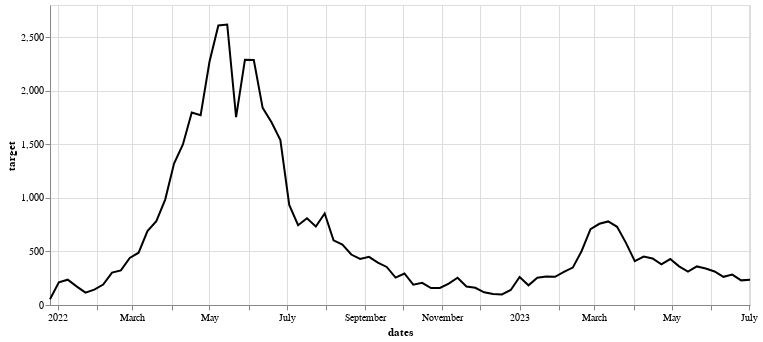

Write notebook code for a chart like this one.
### Code cell
alt.Chart(df_e).mark_line().encode(
    x='dates:T',
    y='target:Q',
    color=alt.value('black'),
    #tooltip = alt.value('Data: ') + 'target:Q'
)

### Figure 1 — Vega-Lite specification as saved in the notebook (floating-point values rounded to 4 significant figures)
{"config": {"view": {"continuousWidth": 300, "continuousHeight": 300}}, "data": {"name": "data-b40a1c7709b089215ee40ee14eba6338"}, "mark": {"type": "line"}, "encoding": {"color": {"value": "black"}, "x": {"field": "dates", "type": "temporal"}, "y": {"field": "target", "type": "quantitative"}}, "height": 300, "width": 700, "$schema": "https://vega.github.io/schema/vega-lite/v5.8.0.json", "datasets": {"data-b40a1c7709b089215ee40ee14eba6338": [{"dates": "2021-12-26T00:00:00", "target": 54.0, "preds": 224.0, "lb": 0.0, "ub": 657.2, "target_nn": 54.0, "preds_nn": 273.0, "lb_nn": 119.7, "ub_nn": 455.1, "target_cluster": 54.0, "preds_cluster": 174.7, "lb_cluster": 0.0, "ub_cluster": 483.7, "target_nn_cluster": 54.0, "preds_nn_cluster": 212.8, "lb_nn_cluster": 64.83, "ub_nn_cluster": 331.9}, {"dates": "2022-01-02T00:00:00", "target": 212.0, "preds": 311.1, "lb": 0.0, "ub": 926.3, "target_nn": 212.0, "preds_nn": 388.2, "lb_nn": 211.4, "ub_nn": 684.2, "target_cluster": 212.0, "preds_cluster": 484.2, "lb_cluster": 56.64, "ub_cluster": 911.8, "target_nn_cluster": 212.0, "preds_nn_cluster": 232.7, "lb_nn_cluster": 43.72, "ub_nn_cluster": 365.5}, {"dates": "2022-01-09T00:00:00", "target": 236.0, "preds": 989.6, "lb": 0.0, "ub": 2140.0, "target_nn": 236.0, "preds_nn": 591.6, "lb_nn": 269.0, "ub_nn": 959.5, "target_cluster": 236.0, "preds_cluster": 711.3, "lb_cluster": 334.4, "ub_cluster": 1088.0, "target_nn_cluster": 236.0, "preds_nn_cluster": 270.1, "lb_nn_cluster": 90.2, "ub_nn_cluster": 404.4}, {"dates": "2022-01-16T00:00:00", "target": 174.0, "preds": 1551.0, "lb": 104.7, "ub": 2996.0, "target_nn": 174.0, "preds_nn": 409.7, "lb_nn": 214.7, "ub_nn": 694.7, "target_cluster": 174.0, "preds_cluster": 574.1, "lb_cluster": 206.4, "ub_cluster": 941.9, "target_nn_cluster": 174.0, "preds_nn_cluster": 270.5, "lb_nn_cluster": 97.82, "ub_nn_cluster": 384.2}, {"dates": "2022-01-23T00:00:00", "target": 115.0, "preds": 368.9, "lb": 0.0, "ub": 2020.0, "target_nn": 115.0, "preds_nn": 307.9, "lb_nn": 156.8, "ub_nn": 486.8, "target_cluster": 115.0, "preds_cluster": 374.8, "lb_cluster": 0.0, "ub_cluster": 859.0, "target_nn_cluster": 115.0, "preds_nn_cluster": 252.7, "lb_nn_cluster": 122.0, "ub_nn_cluster": 394.7}, {"dates": "2022-01-30T00:00:00", "target": 144.0, "preds": 286.0, "lb": 0.0, "ub": 1978.0, "target_nn": 144.0, "preds_nn": 257.9, "lb_nn": 110.2, "ub_nn": 410.5, "target_cluster": 144.0, "preds_cluster": 242.6, "lb_cluster": 0.0, "ub_cluster": 941.0, "target_nn_cluster": 144.0, "preds_nn_cluster": 260.4, "lb_nn_cluster": 115.4, "ub_nn_cluster": 359.4}, {"dates": "2022-02-06T00:00:00", "target": 191.0, "preds": 1039.0, "lb": 0.0, "ub": 3066.0, "target_nn": 191.0, "preds_nn": 275.0, "lb_nn": 146.7, "ub_nn": 409.3, "target_cluster": 191.0, "preds_cluster": 357.3, "lb_cluster": 0.0, "ub_cluster": 1480.0, "target_nn_cluster": 191.0, "preds_nn_cluster": 314.8, "lb_nn_cluster": 111.6, "ub_nn_cluster": 550.0}, {"dates": "2022-02-13T00:00:00", "target": 302.0, "preds": 690.0, "lb": 0.0, "ub": 2315.0, "target_nn": 302.0, "preds_nn": 253.6, "lb_nn": 120.9, "ub_nn": 401.7, "target_cluster": 302.0, "preds_cluster": 710.4, "lb_cluster": 0.0, "ub_cluster": 1970.0, "target_nn_cluster": 302.0, "preds_nn_cluster": 347.3, "lb_nn_cluster": 174.6, "ub_nn_cluster": 521.8}, {"dates": "2022-02-20T00:00:00", "target": 323.0, "preds": 188.6, "lb": 0.0, "ub": 1767.0, "target_nn": 323.0, "preds_nn": 230.8, "lb_nn": 106.6, "ub_nn": 399.6, "target_cluster": 323.0, "preds_cluster": 225.4, "lb_cluster": 0.0, "ub_cluster": 1497.0, "target_nn_cluster": 323.0, "preds_nn_cluster": 302.6, "lb_nn_cluster": 135.8, "ub_nn_cluster": 429.2}, {"dates": "2022-02-27T00:00:00", "target": 439.0, "preds": 161.9, "lb": 0.0, "ub": 1571.0, "target_nn": 439.0, "preds_nn": 239.4, "lb_nn": 85.71, "ub_nn": 371.4, "target_cluster": 439.0, "preds_cluster": 190.4, "lb_cluster": 0.0, "ub_cluster": 1206.0, "target_nn_cluster": 439.0, "preds_nn_cluster": 301.4, "lb_nn_cluster": 180.3, "ub_nn_cluster": 481.1}, {"dates": "2022-03-06T00:00:00", "target": 488.0, "preds": 200.1, "lb": 0.0, "ub": 1337.0, "target_nn": 488.0, "preds_nn": 294.0, "lb_nn": 141.5, "ub_nn": 465.8, "target_cluster": 488.0, "preds_cluster": 176.1, "lb_cluster": 0.0, "ub_cluster": 1108.0, "target_nn_cluster": 488.0, "preds_nn_cluster": 296.9, "lb_nn_cluster": 132.6, "ub_nn_cluster": 438.5}, {"dates": "2022-03-13T00:00:00", "target": 690.0, "preds": 215.0, "lb": 0.0, "ub": 1515.0, "target_nn": 690.0, "preds_nn": 391.4, "lb_nn": 224.4, "ub_nn": 736.2, "target_cluster": 690.0, "preds_cluster": 179.4, "lb_cluster": 0.0, "ub_cluster": 1117.0, "target_nn_cluster": 690.0, "preds_nn_cluster": 292.6, "lb_nn_cluster": 143.2, "ub_nn_cluster": 475.4}, {"dates": "2022-03-20T00:00:00", "target": 783.0, "preds": 518.9, "lb": 0.0, "ub": 1792.0, "target_nn": 783.0, "preds_nn": 450.0, "lb_nn": 258.6, "ub_nn": 803.1, "target_cluster": 783.0, "preds_cluster": 490.6, "lb_cluster": 0.0, "ub_cluster": 1543.0, "target_nn_cluster": 783.0, "preds_nn_cluster": 388.3, "lb_nn_cluster": 240.8, "ub_nn_cluster": 597.7}, {"dates": "2022-03-27T00:00:00", "target": 984.0, "preds": 742.3, "lb": 0.0, "ub": 1816.0, "target_nn": 984.0, "preds_nn": 560.2, "lb_nn": 276.7, "ub_nn": 1083.0, "target_cluster": 984.0, "preds_cluster": 637.5, "lb_cluster": 0.0, "ub_cluster": 1567.0, "target_nn_cluster": 984.0, "preds_nn_cluster": 390.2, "lb_nn_cluster": 214.4, "ub_nn_cluster": 578.5}, {"dates": "2022-04-03T00:00:00", "target": 1320.0, "preds": 801.3, "lb": 483.2, "ub": 1119.0, "target_nn": 1320.0, "preds_nn": 580.2, "lb_nn": 303.1, "ub_nn": 1257.0, "target_cluster": 1320.0, "preds_cluster": 634.6, "lb_cluster": 0.0, "ub_cluster": 1600.0, "target_nn_cluster": 1320.0, "preds_nn_cluster": 391.8, "lb_nn_cluster": 203.0, "ub_nn_cluster": 606.0}, {"dates": "2022-04-10T00:00:00", "target": 1499.0, "preds": 860.5, "lb": 641.1, "ub": 1080.0, "target_nn": 1499.0, "preds_nn": 778.9, "lb_nn": 457.7, "ub_nn": 1218.0, "target_cluster": 1499.0, "preds_cluster": 856.7, "lb_cluster": 0.0, "ub_cluster": 1889.0, "target_nn_cluster": 1499.0, "preds_nn_cluster": 397.2, "lb_nn_cluster": 165.2, "ub_nn_cluster": 597.0}, {"dates": "2022-04-17T00:00:00", "target": 1797.0, "preds": 1214.0, "lb": 889.1, "ub": 1539.0, "target_nn": 1797.0, "preds_nn": 797.5, "lb_nn": 496.9, "ub_nn": 1558.0, "target_cluster": 1797.0, "preds_cluster": 927.1, "lb_cluster": 0.0, "ub_cluster": 1918.0, "target_nn_cluster": 1797.0, "preds_nn_cluster": 460.5, "lb_nn_cluster": 271.4, "ub_nn_cluster": 786.6}, {"dates": "2022-04-24T00:00:00", "target": 1771.0, "preds": 1763.0, "lb": 1279.0, "ub": 2247.0, "target_nn": 1771.0, "preds_nn": 1126.0, "lb_nn": 501.9, "ub_nn": 2067.0, "target_cluster": 1771.0, "preds_cluster": 1571.0, "lb_cluster": 479.0, "ub_cluster": 2664.0, "target_nn_cluster": 1771.0, "preds_nn_cluster": 591.1, "lb_nn_cluster": 298.6, "ub_nn_cluster": 953.4}, {"dates": "2022-05-01T00:00:00", "target": 2270.0, "preds": 2950.0, "lb": 2573.0, "ub": 3326.0, "target_nn": 2270.0, "preds_nn": 1524.0, "lb_nn": 654.3, "ub_nn": 2304.0, "target_cluster": 2270.0, "preds_cluster": 1819.0, "lb_cluster": 818.9, "ub_cluster": 2818.0, "target_nn_cluster": 2270.0, "preds_nn_cluster": 780.0, "lb_nn_cluster": 459.6, "ub_nn_cluster": 1185.0}, {"dates": "2022-05-08T00:00:00", "target": 2609.0, "preds": 3144.0, "lb": 2693.0, "ub": 3594.0, "target_nn": 2609.0, "preds_nn": 1773.0, "lb_nn": 964.8, "ub_nn": 2521.0, "target_cluster": 2609.0, "preds_cluster": 2309.0, "lb_cluster": 1388.0, "ub_cluster": 3231.0, "target_nn_cluster": 2609.0, "preds_nn_cluster": 924.6, "lb_nn_cluster": 563.7, "ub_nn_cluster": 1704.0}, {"dates": "2022-05-15T00:00:00", "target": 2618.0, "preds": 2889.0, "lb": 2380.0, "ub": 3399.0, "target_nn": 2618.0, "preds_nn": 1898.0, "lb_nn": 910.8, "ub_nn": 2943.0, "target_cluster": 2618.0, "preds_cluster": 2066.0, "lb_cluster": 1114.0, "ub_cluster": 3019.0, "target_nn_cluster": 2618.0, "preds_nn_cluster": 1272.0, "lb_nn_cluster": 679.0, "ub_nn_cluster": 2075.0}, {"dates": "2022-05-22T00:00:00", "target": 1753.0, "preds": 2865.0, "lb": 2196.0, "ub": 3534.0, "target_nn": 1753.0, "preds_nn": 2065.0, "lb_nn": 1253.0, "ub_nn": 2875.0, "target_cluster": 1753.0, "preds_cluster": 2373.0, "lb_cluster": 1351.0, "ub_cluster": 3395.0, "target_nn_cluster": 1753.0, "preds_nn_cluster": 1509.0, "lb_nn_cluster": 783.8, "ub_nn_cluster": 2511.0}, {"dates": "2022-05-29T00:00:00", "target": 2289.0, "preds": 1931.0, "lb": 1053.0, "ub": 2810.0, "target_nn": 2289.0, "preds_nn": 2138.0, "lb_nn": 1258.0, "ub_nn": 2872.0, "target_cluster": 2289.0, "preds_cluster": 1960.0, "lb_cluster": 955.8, "ub_cluster": 2965.0, "target_nn_cluster": 2289.0, "preds_nn_cluster": 1727.0, "lb_nn_cluster": 878.3, "ub_nn_cluster": 2605.0}, {"dates": "2022-06-05T00:00:00", "target": 2286.0, "preds": 2259.0, "lb": 978.2, "ub": 3540.0, "target_nn": 2286.0, "preds_nn": 2243.0, "lb_nn": 1278.0, "ub_nn": 3108.0, "target_cluster": 2286.0, "preds_cluster": 1589.0, "lb_cluster": 629.0, "ub_cluster": 2549.0, "target_nn_cluster": 2286.0, "preds_nn_cluster": 1863.0, "lb_nn_cluster": 968.3, "ub_nn_cluster": 2907.0}, {"dates": "2022-06-12T00:00:00", "target": 1840.0, "preds": 2146.0, "lb": 642.4, "ub": 3649.0, "target_nn": 1840.0, "preds_nn": 2162.0, "lb_nn": 1408.0, "ub_nn": 2992.0, "target_cluster": 1840.0, "preds_cluster": 2017.0, "lb_cluster": 954.7, "ub_cluster": 3079.0, "target_nn_cluster": 1840.0, "preds_nn_cluster": 2066.0, "lb_nn_cluster": 1163.0, "ub_nn_cluster": 3034.0}, {"dates": "2022-06-19T00:00:00", "target": 1705.0, "preds": 1983.0, "lb": 258.8, "ub": 3707.0, "target_nn": 1705.0, "preds_nn": 1859.0, "lb_nn": 1099.0, "ub_nn": 2838.0, "target_cluster": 1705.0, "preds_cluster": 1821.0, "lb_cluster": 726.4, "ub_cluster": 2915.0, "target_nn_cluster": 1705.0, "preds_nn_cluster": 1474.0, "lb_nn_cluster": 937.7, "ub_nn_cluster": 2137.0}, {"dates": "2022-06-26T00:00:00", "target": 1539.0, "preds": 1013.0, "lb": 0.0, "ub": 3957.0, "target_nn": 1539.0, "preds_nn": 1839.0, "lb_nn": 1074.0, "ub_nn": 2716.0, "target_cluster": 1539.0, "preds_cluster": 1005.0, "lb_cluster": 0.0, "ub_cluster": 2267.0, "target_nn_cluster": 1539.0, "preds_nn_cluster": 1181.0, "lb_nn_cluster": 652.1, "ub_nn_cluster": 1809.0}, {"dates": "2022-07-03T00:00:00", "target": 934.0, "preds": 1538.0, "lb": 0.0, "ub": 4938.0, "target_nn": 934.0, "preds_nn": 1996.0, "lb_nn": 1145.0, "ub_nn": 2711.0, "target_cluster": 934.0, "preds_cluster": 1208.0, "lb_cluster": 0.0, "ub_cluster": 2553.0, "target_nn_cluster": 934.0, "preds_nn_cluster": 1091.0, "lb_nn_cluster": 706.5, "ub_nn_cluster": 1957.0}, {"dates": "2022-07-10T00:00:00", "target": 745.0, "preds": 1514.0, "lb": 0.0, "ub": 5244.0, "target_nn": 745.0, "preds_nn": 1678.0, "lb_nn": 946.4, "ub_nn": 2446.0, "target_cluster": 745.0, "preds_cluster": 1504.0, "lb_cluster": 101.5, "ub_cluster": 2907.0, "target_nn_cluster": 745.0, "preds_nn_cluster": 857.1, "lb_nn_cluster": 537.7, "ub_nn_cluster": 1405.0}, {"dates": "2022-07-17T00:00:00", "target": 809.0, "preds": 916.3, "lb": 0.0, "ub": 4289.0, "target_nn": 809.0, "preds_nn": 1492.0, "lb_nn": 766.2, "ub_nn": 2214.0, "target_cluster": 809.0, "preds_cluster": 948.9, "lb_cluster": 0.0, "ub_cluster": 2326.0, "target_nn_cluster": 809.0, "preds_nn_cluster": 788.6, "lb_nn_cluster": 549.7, "ub_nn_cluster": 1280.0}, {"dates": "2022-07-24T00:00:00", "target": 733.0, "preds": 836.8, "lb": 0.0, "ub": 4212.0, "target_nn": 733.0, "preds_nn": 1156.0, "lb_nn": 632.1, "ub_nn": 1905.0, "target_cluster": 733.0, "preds_cluster": 1038.0, "lb_cluster": 0.0, "ub_cluster": 2554.0, "target_nn_cluster": 733.0, "preds_nn_cluster": 672.4, "lb_nn_cluster": 451.9, "ub_nn_cluster": 1136.0}, {"dates": "2022-07-31T00:00:00", "target": 854.0, "preds": 865.2, "lb": 0.0, "ub": 3668.0, "target_nn": 854.0, "preds_nn": 587.4, "lb_nn": 415.1, "ub_nn": 876.5, "target_cluster": 854.0, "preds_cluster": 946.4, "lb_cluster": 0.0, "ub_cluster": 2447.0, "target_nn_cluster": 854.0, "preds_nn_cluster": 498.4, "lb_nn_cluster": 321.7, "ub_nn_cluster": 696.4}, {"dates": "2022-08-07T00:00:00", "target": 604.0, "preds": 473.2, "lb": 0.0, "ub": 2280.0, "target_nn": 604.0, "preds_nn": 467.6, "lb_nn": 286.5, "ub_nn": 663.1, "target_cluster": 604.0, "preds_cluster": 633.1, "lb_cluster": 0.0, "ub_cluster": 1983.0, "target_nn_cluster": 604.0, "preds_nn_cluster": 420.9, "lb_nn_cluster": 277.3, "ub_nn_cluster": 600.2}, {"dates": "2022-08-14T00:00:00", "target": 563.0, "preds": 524.2, "lb": 0.0, "ub": 2385.0, "target_nn": 563.0, "preds_nn": 415.5, "lb_nn": 255.1, "ub_nn": 671.3, "target_cluster": 563.0, "preds_cluster": 626.9, "lb_cluster": 0.0, "ub_cluster": 2103.0, "target_nn_cluster": 563.0, "preds_nn_cluster": 347.5, "lb_nn_cluster": 223.1, "ub_nn_cluster": 487.4}, {"dates": "2022-08-21T00:00:00", "target": 471.0, "preds": 572.0, "lb": 0.0, "ub": 2170.0, "target_nn": 471.0, "preds_nn": 346.1, "lb_nn": 219.4, "ub_nn": 568.0, "target_cluster": 471.0, "preds_cluster": 544.3, "lb_cluster": 0.0, "ub_cluster": 1762.0, "target_nn_cluster": 471.0, "preds_nn_cluster": 311.5, "lb_nn_cluster": 164.9, "ub_nn_cluster": 454.4}, {"dates": "2022-08-28T00:00:00", "target": 430.0, "preds": 669.0, "lb": 0.0, "ub": 2070.0, "target_nn": 430.0, "preds_nn": 463.6, "lb_nn": 283.4, "ub_nn": 978.4, "target_cluster": 430.0, "preds_cluster": 332.3, "lb_cluster": 0.0, "ub_cluster": 1476.0, "target_nn_cluster": 430.0, "preds_nn_cluster": 350.4, "lb_nn_cluster": 173.7, "ub_nn_cluster": 482.7}, {"dates": "2022-09-04T00:00:00", "target": 449.0, "preds": 1362.0, "lb": 0.0, "ub": 3369.0, "target_nn": 449.0, "preds_nn": 373.7, "lb_nn": 202.1, "ub_nn": 596.2, "target_cluster": 449.0, "preds_cluster": 593.2, "lb_cluster": 0.0, "ub_cluster": 1746.0, "target_nn_cluster": 449.0, "preds_nn_cluster": 299.7, "lb_nn_cluster": 128.1, "ub_nn_cluster": 417.4}, {"dates": "2022-09-11T00:00:00", "target": 395.0, "preds": 776.3, "lb": 0.0, "ub": 2597.0, "target_nn": 395.0, "preds_nn": 313.0, "lb_nn": 138.9, "ub_nn": 454.4, "target_cluster": 395.0, "preds_cluster": 752.5, "lb_cluster": 0.0, "ub_cluster": 1712.0, "target_nn_cluster": 395.0, "preds_nn_cluster": 306.1, "lb_nn_cluster": 142.0, "ub_nn_cluster": 444.5}, {"dates": "2022-09-18T00:00:00", "target": 355.0, "preds": 325.5, "lb": 0.0, "ub": 2030.0, "target_nn": 355.0, "preds_nn": 255.9, "lb_nn": 100.4, "ub_nn": 394.8, "target_cluster": 355.0, "preds_cluster": 508.4, "lb_cluster": 0.0, "ub_cluster": 1584.0, "target_nn_cluster": 355.0, "preds_nn_cluster": 275.2, "lb_nn_cluster": 112.5, "ub_nn_cluster": 400.7}, {"dates": "2022-09-25T00:00:00", "target": 256.0, "preds": 350.7, "lb": 0.0, "ub": 2112.0, "target_nn": 256.0, "preds_nn": 207.8, "lb_nn": 55.12, "ub_nn": 370.7, "target_cluster": 256.0, "preds_cluster": 357.9, "lb_cluster": 0.0, "ub_cluster": 1562.0, "target_nn_cluster": 256.0, "preds_nn_cluster": 240.6, "lb_nn_cluster": 99.42, "ub_nn_cluster": 370.2}, {"dates": "2022-10-02T00:00:00", "target": 294.0, "preds": 248.7, "lb": 0.0, "ub": 1126.0, "target_nn": 294.0, "preds_nn": 196.1, "lb_nn": 40.96, "ub_nn": 362.7, "target_cluster": 294.0, "preds_cluster": 349.1, "lb_cluster": 0.0, "ub_cluster": 1381.0, "target_nn_cluster": 294.0, "preds_nn_cluster": 243.0, "lb_nn_cluster": 64.91, "ub_nn_cluster": 414.6}, {"dates": "2022-10-09T00:00:00", "target": 190.0, "preds": 252.4, "lb": 0.0, "ub": 868.8, "target_nn": 190.0, "preds_nn": 181.2, "lb_nn": 49.21, "ub_nn": 323.0, "target_cluster": 190.0, "preds_cluster": 329.9, "lb_cluster": 0.0, "ub_cluster": 1158.0, "target_nn_cluster": 190.0, "preds_nn_cluster": 218.1, "lb_nn_cluster": 73.01, "ub_nn_cluster": 362.9}, {"dates": "2022-10-16T00:00:00", "target": 207.0, "preds": 283.7, "lb": 0.0, "ub": 1001.0, "target_nn": 207.0, "preds_nn": 194.3, "lb_nn": 18.32, "ub_nn": 337.1, "target_cluster": 207.0, "preds_cluster": 333.4, "lb_cluster": 0.0, "ub_cluster": 1038.0, "target_nn_cluster": 207.0, "preds_nn_cluster": 212.5, "lb_nn_cluster": 88.83, "ub_nn_cluster": 357.0}, {"dates": "2022-10-23T00:00:00", "target": 158.0, "preds": 229.6, "lb": 0.0, "ub": 611.5, "target_nn": 158.0, "preds_nn": 183.3, "lb_nn": 16.84, "ub_nn": 365.4, "target_cluster": 158.0, "preds_cluster": 344.4, "lb_cluster": 0.0, "ub_cluster": 833.0, "target_nn_cluster": 158.0, "preds_nn_cluster": 205.1, "lb_nn_cluster": 26.48, "ub_nn_cluster": 363.9}, {"dates": "2022-10-30T00:00:00", "target": 159.0, "preds": 297.6, "lb": 0.0, "ub": 672.6, "target_nn": 159.0, "preds_nn": 179.9, "lb_nn": 45.61, "ub_nn": 331.9, "target_cluster": 159.0, "preds_cluster": 340.6, "lb_cluster": 0.0, "ub_cluster": 722.2, "target_nn_cluster": 159.0, "preds_nn_cluster": 185.6, "lb_nn_cluster": 11.35, "ub_nn_cluster": 330.6}, {"dates": "2022-11-06T00:00:00", "target": 200.0, "preds": 289.4, "lb": 83.19, "ub": 495.7, "target_nn": 200.0, "preds_nn": 210.2, "lb_nn": 67.54, "ub_nn": 381.9, "target_cluster": 200.0, "preds_cluster": 352.8, "lb_cluster": 118.0, "ub_cluster": 587.6, "target_nn_cluster": 200.0, "preds_nn_cluster": 191.5, "lb_nn_cluster": 8.967, "ub_nn_cluster": 319.1}, {"dates": "2022-11-13T00:00:00", "target": 254.0, "preds": 113.5, "lb": 40.55, "ub": 186.4, "target_nn": 254.0, "preds_nn": 195.5, "lb_nn": 73.03, "ub_nn": 349.1, "target_cluster": 254.0, "preds_cluster": 100.8, "lb_cluster": 0.0, "ub_cluster": 212.9, "target_nn_cluster": 254.0, "preds_nn_cluster": 192.6, "lb_nn_cluster": 29.81, "ub_nn_cluster": 325.2}, {"dates": "2022-11-20T00:00:00", "target": 173.0, "preds": 114.0, "lb": 0.0, "ub": 437.7, "target_nn": 173.0, "preds_nn": 176.7, "lb_nn": 10.46, "ub_nn": 342.1, "target_cluster": 173.0, "preds_cluster": 104.8, "lb_cluster": 0.0, "ub_cluster": 301.6, "target_nn_cluster": 173.0, "preds_nn_cluster": 191.5, "lb_nn_cluster": 26.84, "ub_nn_cluster": 336.6}, {"dates": "2022-11-27T00:00:00", "target": 161.0, "preds": 113.6, "lb": 0.0, "ub": 417.8, "target_nn": 161.0, "preds_nn": 178.2, "lb_nn": 30.71, "ub_nn": 306.6, "target_cluster": 161.0, "preds_cluster": 105.0, "lb_cluster": 0.0, "ub_cluster": 301.6, "target_nn_cluster": 161.0, "preds_nn_cluster": 178.2, "lb_nn_cluster": 12.21, "ub_nn_cluster": 304.7}, {"dates": "2022-12-04T00:00:00", "target": 118.0, "preds": 108.2, "lb": 0.0, "ub": 500.6, "target_nn": 118.0, "preds_nn": 232.3, "lb_nn": 53.39, "ub_nn": 449.8, "target_cluster": 118.0, "preds_cluster": 103.6, "lb_cluster": 0.0, "ub_cluster": 333.1, "target_nn_cluster": 118.0, "preds_nn_cluster": 201.4, "lb_nn_cluster": 73.91, "ub_nn_cluster": 356.4}, {"dates": "2022-12-11T00:00:00", "target": 103.0, "preds": 139.9, "lb": 0.0, "ub": 838.5, "target_nn": 103.0, "preds_nn": 291.2, "lb_nn": 92.79, "ub_nn": 587.3, "target_cluster": 103.0, "preds_cluster": 132.2, "lb_cluster": 0.0, "ub_cluster": 462.2, "target_nn_cluster": 103.0, "preds_nn_cluster": 217.1, "lb_nn_cluster": 25.05, "ub_nn_cluster": 348.1}, {"dates": "2022-12-18T00:00:00", "target": 99.0, "preds": 422.9, "lb": 0.0, "ub": 1223.0, "target_nn": 99.0, "preds_nn": 278.9, "lb_nn": 74.17, "ub_nn": 478.8, "target_cluster": 99.0, "preds_cluster": 463.1, "lb_cluster": 18.76, "ub_cluster": 907.5, "target_nn_cluster": 99.0, "preds_nn_cluster": 237.6, "lb_nn_cluster": 93.81, "ub_nn_cluster": 360.8}, {"dates": "2022-12-25T00:00:00", "target": 140.0, "preds": 198.5, "lb": 0.0, "ub": 1126.0, "target_nn": 140.0, "preds_nn": 212.8, "lb_nn": 75.49, "ub_nn": 399.5, "target_cluster": 140.0, "preds_cluster": 185.7, "lb_cluster": 0.0, "ub_cluster": 797.0, "target_nn_cluster": 140.0, "preds_nn_cluster": 239.9, "lb_nn_cluster": 71.32, "ub_nn_cluster": 349.0}, {"dates": "2023-01-01T00:00:00", "target": 261.0, "preds": 197.3, "lb": 0.0, "ub": 955.0, "target_nn": 261.0, "preds_nn": 209.6, "lb_nn": 36.3, "ub_nn": 361.2, "target_cluster": 261.0, "preds_cluster": 167.3, "lb_cluster": 0.0, "ub_cluster": 820.9, "target_nn_cluster": 261.0, "preds_nn_cluster": 215.0, "lb_nn_cluster": 81.91, "ub_nn_cluster": 358.7}, {"dates": "2023-01-08T00:00:00", "target": 184.0, "preds": 167.8, "lb": 0.0, "ub": 1045.0, "target_nn": 184.0, "preds_nn": 196.7, "lb_nn": 42.92, "ub_nn": 342.4, "target_cluster": 184.0, "preds_cluster": 153.3, "lb_cluster": 0.0, "ub_cluster": 1055.0, "target_nn_cluster": 184.0, "preds_nn_cluster": 193.3, "lb_nn_cluster": 18.37, "ub_nn_cluster": 321.1}, {"dates": "2023-01-15T00:00:00", "target": 255.0, "preds": 131.4, "lb": 0.0, "ub": 811.4, "target_nn": 255.0, "preds_nn": 187.1, "lb_nn": 40.48, "ub_nn": 320.4, "target_cluster": 255.0, "preds_cluster": 138.4, "lb_cluster": 0.0, "ub_cluster": 1068.0, "target_nn_cluster": 255.0, "preds_nn_cluster": 171.2, "lb_nn_cluster": 60.17, "ub_nn_cluster": 317.5}, {"dates": "2023-01-22T00:00:00", "target": 266.0, "preds": 146.2, "lb": 0.0, "ub": 885.3, "target_nn": 266.0, "preds_nn": 248.1, "lb_nn": 88.4, "ub_nn": 479.2, "target_cluster": 266.0, "preds_cluster": 169.3, "lb_cluster": 0.0, "ub_cluster": 1046.0, "target_nn_cluster": 266.0, "preds_nn_cluster": 242.3, "lb_nn_cluster": 22.06, "ub_nn_cluster": 376.8}, {"dates": "2023-01-29T00:00:00", "target": 263.0, "preds": 178.0, "lb": 0.0, "ub": 1170.0, "target_nn": 263.0, "preds_nn": 329.7, "lb_nn": 149.2, "ub_nn": 581.8, "target_cluster": 263.0, "preds_cluster": 169.3, "lb_cluster": 0.0, "ub_cluster": 1132.0, "target_nn_cluster": 263.0, "preds_nn_cluster": 253.6, "lb_nn_cluster": 118.5, "ub_nn_cluster": 429.5}, {"dates": "2023-02-05T00:00:00", "target": 310.0, "preds": 457.0, "lb": 0.0, "ub": 1186.0, "target_nn": 310.0, "preds_nn": 320.5, "lb_nn": 173.6, "ub_nn": 650.4, "target_cluster": 310.0, "preds_cluster": 617.0, "lb_cluster": 0.0, "ub_cluster": 1414.0, "target_nn_cluster": 310.0, "preds_nn_cluster": 281.0, "lb_nn_cluster": 126.6, "ub_nn_cluster": 502.8}, {"dates": "2023-02-12T00:00:00", "target": 349.0, "preds": 306.4, "lb": 0.0, "ub": 1204.0, "target_nn": 349.0, "preds_nn": 396.7, "lb_nn": 185.3, "ub_nn": 675.4, "target_cluster": 349.0, "preds_cluster": 459.3, "lb_cluster": 0.0, "ub_cluster": 1318.0, "target_nn_cluster": 349.0, "preds_nn_cluster": 373.7, "lb_nn_cluster": 211.7, "ub_nn_cluster": 552.5}, {"dates": "2023-02-19T00:00:00", "target": 504.0, "preds": 521.7, "lb": 148.5, "ub": 895.0, "target_nn": 504.0, "preds_nn": 396.5, "lb_nn": 166.2, "ub_nn": 831.6, "target_cluster": 504.0, "preds_cluster": 552.6, "lb_cluster": 0.0, "ub_cluster": 1452.0, "target_nn_cluster": 504.0, "preds_nn_cluster": 375.9, "lb_nn_cluster": 190.8, "ub_nn_cluster": 593.9}, {"dates": "2023-02-26T00:00:00", "target": 708.0, "preds": 617.4, "lb": 0.0, "ub": 1296.0, "target_nn": 708.0, "preds_nn": 396.9, "lb_nn": 169.6, "ub_nn": 703.4, "target_cluster": 708.0, "preds_cluster": 486.4, "lb_cluster": 0.0, "ub_cluster": 1544.0, "target_nn_cluster": 708.0, "preds_nn_cluster": 391.1, "lb_nn_cluster": 229.3, "ub_nn_cluster": 610.2}, {"dates": "2023-03-05T00:00:00", "target": 758.0, "preds": 450.5, "lb": 0.0, "ub": 970.8, "target_nn": 758.0, "preds_nn": 453.5, "lb_nn": 256.7, "ub_nn": 841.7, "target_cluster": 758.0, "preds_cluster": 515.5, "lb_cluster": 0.0, "ub_cluster": 1642.0, "target_nn_cluster": 758.0, "preds_nn_cluster": 484.5, "lb_nn_cluster": 261.8, "ub_nn_cluster": 830.2}, {"dates": "2023-03-12T00:00:00", "target": 780.0, "preds": 575.4, "lb": 127.5, "ub": 1023.0, "target_nn": 780.0, "preds_nn": 495.9, "lb_nn": 236.4, "ub_nn": 959.3, "target_cluster": 780.0, "preds_cluster": 542.9, "lb_cluster": 0.0, "ub_cluster": 1613.0, "target_nn_cluster": 780.0, "preds_nn_cluster": 402.3, "lb_nn_cluster": 197.0, "ub_nn_cluster": 642.5}, {"dates": "2023-03-19T00:00:00", "target": 730.0, "preds": 560.6, "lb": 176.2, "ub": 945.0, "target_nn": 730.0, "preds_nn": 667.7, "lb_nn": 340.2, "ub_nn": 1165.0, "target_cluster": 730.0, "preds_cluster": 537.8, "lb_cluster": 0.0, "ub_cluster": 1588.0, "target_nn_cluster": 730.0, "preds_nn_cluster": 468.4, "lb_nn_cluster": 255.1, "ub_nn_cluster": 787.3}, {"dates": "2023-03-26T00:00:00", "target": 580.0, "preds": 1468.0, "lb": 933.0, "ub": 2002.0, "target_nn": 580.0, "preds_nn": 883.3, "lb_nn": 470.1, "ub_nn": 1428.0, "target_cluster": 580.0, "preds_cluster": 914.7, "lb_cluster": 0.0, "ub_cluster": 2006.0, "target_nn_cluster": 580.0, "preds_nn_cluster": 523.9, "lb_nn_cluster": 292.3, "ub_nn_cluster": 854.6}, {"dates": "2023-04-02T00:00:00", "target": 409.0, "preds": 1865.0, "lb": 936.5, "ub": 2793.0, "target_nn": 409.0, "preds_nn": 884.6, "lb_nn": 481.6, "ub_nn": 1734.0, "target_cluster": 409.0, "preds_cluster": 1694.0, "lb_cluster": 444.5, "ub_cluster": 2943.0, "target_nn_cluster": 409.0, "preds_nn_cluster": 774.9, "lb_nn_cluster": 393.1, "ub_nn_cluster": 1406.0}, {"dates": "2023-04-09T00:00:00", "target": 452.0, "preds": 2008.0, "lb": 1133.0, "ub": 2883.0, "target_nn": 452.0, "preds_nn": 1102.0, "lb_nn": 570.7, "ub_nn": 1982.0, "target_cluster": 452.0, "preds_cluster": 1885.0, "lb_cluster": 706.5, "ub_cluster": 3063.0, "target_nn_cluster": 452.0, "preds_nn_cluster": 980.5, "lb_nn_cluster": 568.5, "ub_nn_cluster": 1609.0}, {"dates": "2023-04-16T00:00:00", "target": 434.0, "preds": 1732.0, "lb": 949.7, "ub": 2513.0, "target_nn": 434.0, "preds_nn": 896.1, "lb_nn": 508.4, "ub_nn": 1646.0, "target_cluster": 434.0, "preds_cluster": 1344.0, "lb_cluster": 305.0, "ub_cluster": 2383.0, "target_nn_cluster": 434.0, "preds_nn_cluster": 882.7, "lb_nn_cluster": 548.7, "ub_nn_cluster": 1482.0}, {"dates": "2023-04-23T00:00:00", "target": 379.0, "preds": 1243.0, "lb": 22.51, "ub": 2463.0, "target_nn": 379.0, "preds_nn": 523.5, "lb_nn": 342.5, "ub_nn": 959.4, "target_cluster": 379.0, "preds_cluster": 1060.0, "lb_cluster": 0.0, "ub_cluster": 2600.0, "target_nn_cluster": 379.0, "preds_nn_cluster": 736.5, "lb_nn_cluster": 445.0, "ub_nn_cluster": 1134.0}, {"dates": "2023-04-30T00:00:00", "target": 429.0, "preds": 731.8, "lb": 0.0, "ub": 2187.0, "target_nn": 429.0, "preds_nn": 379.4, "lb_nn": 230.1, "ub_nn": 639.1, "target_cluster": 429.0, "preds_cluster": 643.0, "lb_cluster": 0.0, "ub_cluster": 2219.0, "target_nn_cluster": 429.0, "preds_nn_cluster": 490.0, "lb_nn_cluster": 334.7, "ub_nn_cluster": 853.2}, {"dates": "2023-05-07T00:00:00", "target": 361.0, "preds": 531.1, "lb": 0.0, "ub": 2298.0, "target_nn": 361.0, "preds_nn": 329.2, "lb_nn": 165.5, "ub_nn": 511.8, "target_cluster": 361.0, "preds_cluster": 790.6, "lb_cluster": 0.0, "ub_cluster": 2507.0, "target_nn_cluster": 361.0, "preds_nn_cluster": 432.0, "lb_nn_cluster": 277.5, "ub_nn_cluster": 652.9}, {"dates": "2023-05-14T00:00:00", "target": 312.0, "preds": 583.3, "lb": 0.0, "ub": 2370.0, "target_nn": 312.0, "preds_nn": 312.0, "lb_nn": 161.4, "ub_nn": 437.1, "target_cluster": 312.0, "preds_cluster": 482.9, "lb_cluster": 0.0, "ub_cluster": 2288.0, "target_nn_cluster": 312.0, "preds_nn_cluster": 301.9, "lb_nn_cluster": 144.3, "ub_nn_cluster": 484.4}, {"dates": "2023-05-21T00:00:00", "target": 360.0, "preds": 448.1, "lb": 0.0, "ub": 2061.0, "target_nn": 360.0, "preds_nn": 296.3, "lb_nn": 169.7, "ub_nn": 473.7, "target_cluster": 360.0, "preds_cluster": 458.5, "lb_cluster": 0.0, "ub_cluster": 1947.0, "target_nn_cluster": 360.0, "preds_nn_cluster": 268.7, "lb_nn_cluster": 120.0, "ub_nn_cluster": 406.8}, {"dates": "2023-05-28T00:00:00", "target": 340.0, "preds": 382.1, "lb": 0.0, "ub": 2029.0, "target_nn": 340.0, "preds_nn": 345.6, "lb_nn": 192.3, "ub_nn": 576.1, "target_cluster": 340.0, "preds_cluster": 459.1, "lb_cluster": 0.0, "ub_cluster": 1859.0, "target_nn_cluster": 340.0, "preds_nn_cluster": 300.8, "lb_nn_cluster": 134.1, "ub_nn_cluster": 435.4}, {"dates": "2023-06-04T00:00:00", "target": 313.0, "preds": 639.8, "lb": 0.0, "ub": 2147.0, "target_nn": 313.0, "preds_nn": 328.9, "lb_nn": 180.0, "ub_nn": 476.1, "target_cluster": 313.0, "preds_cluster": 634.9, "lb_cluster": 0.0, "ub_cluster": 1734.0, "target_nn_cluster": 313.0, "preds_nn_cluster": 304.6, "lb_nn_cluster": 158.3, "ub_nn_cluster": 426.9}, {"dates": "2023-06-11T00:00:00", "target": 263.0, "preds": 441.1, "lb": 0.0, "ub": 1739.0, "target_nn": 263.0, "preds_nn": 255.0, "lb_nn": 145.8, "ub_nn": 402.9, "target_cluster": 263.0, "preds_cluster": 553.6, "lb_cluster": 0.0, "ub_cluster": 1406.0, "target_nn_cluster": 263.0, "preds_nn_cluster": 346.1, "lb_nn_cluster": 160.6, "ub_nn_cluster": 536.2}, {"dates": "2023-06-18T00:00:00", "target": 284.0, "preds": 448.6, "lb": 0.0, "ub": 1787.0, "target_nn": 284.0, "preds_nn": 298.2, "lb_nn": 169.8, "ub_nn": 471.1, "target_cluster": 284.0, "preds_cluster": 622.9, "lb_cluster": 0.0, "ub_cluster": 1557.0, "target_nn_cluster": 284.0, "preds_nn_cluster": 343.7, "lb_nn_cluster": 191.6, "ub_nn_cluster": 543.7}, {"dates": "2023-06-25T00:00:00", "target": 230.0, "preds": 395.3, "lb": 0.0, "ub": 1357.0, "target_nn": 230.0, "preds_nn": 324.9, "lb_nn": 150.7, "ub_nn": 554.9, "target_cluster": 230.0, "preds_cluster": 364.5, "lb_cluster": 0.0, "ub_cluster": 1182.0, "target_nn_cluster": 230.0, "preds_nn_cluster": 363.2, "lb_nn_cluster": 180.0, "ub_nn_cluster": 503.3}, {"dates": "2023-07-02T00:00:00", "target": 236.0, "preds": 414.9, "lb": 0.0, "ub": 1415.0, "target_nn": 236.0, "preds_nn": 309.7, "lb_nn": 164.9, "ub_nn": 548.5, "target_cluster": 236.0, "preds_cluster": 339.6, "lb_cluster": 0.0, "ub_cluster": 1236.0, "target_nn_cluster": 236.0, "preds_nn_cluster": 337.6, "lb_nn_cluster": 179.4, "ub_nn_cluster": 502.9}]}}
